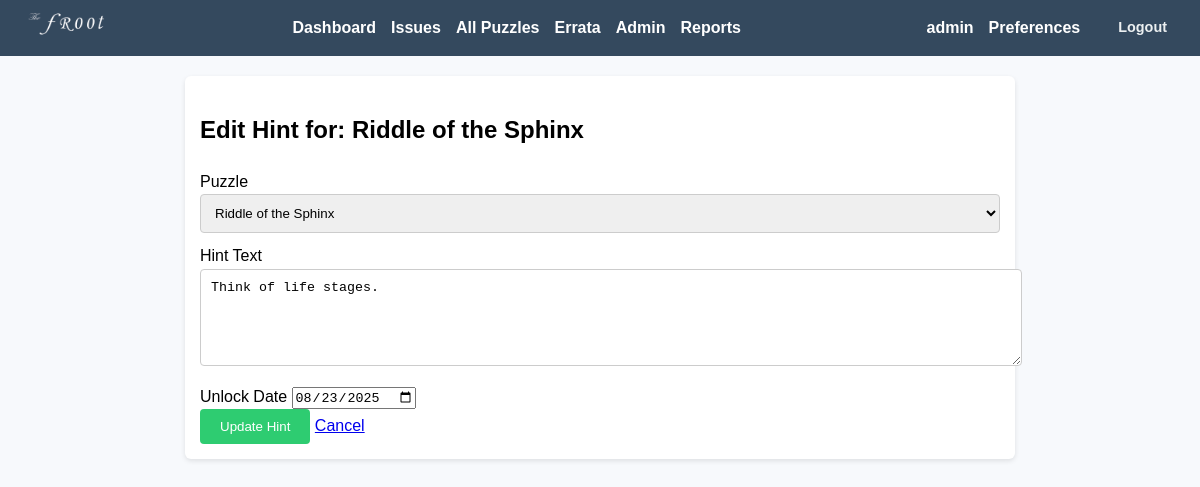
Screenshot of /admin/edit_hint/1 (signed in) with the database file from the repository.
### app/models.py (models this page shows, shortened)
class User(UserMixin, db.Model):
    id = db.Column(db.Integer, primary_key=True)
    username = db.Column(db.String(150), unique=True, nullable=False)
    email = db.Column(db.String(150), unique=True, nullable=False)
    display_name = db.Column(db.String(150), nullable=True)
    password_hash = db.Column(db.String(200), nullable=False)
    is_admin = db.Column(db.Boolean, default=False)
    email_notifications = db.Column(db.Boolean, default=True)
    notify_new_issues = db.Column(db.Boolean, default=True)
    notify_new_hints = db.Column(db.Boolean, default=True)
    submissions = db.relationship('Submission', backref='user', lazy=True)

class Puzzle(db.Model):
    id = db.Column(db.Integer, primary_key=True)
    title = db.Column(db.String(200), nullable=False)
    description = db.Column(db.Text, nullable=False)
    answer_hash = db.Column(db.String(200), nullable=False)
    correct_response = db.Column(db.Text, nullable=True)
    incorrect_response = db.Column(db.Text, nullable=True)
    created_at = db.Column(db.DateTime, default=lambda: datetime.now(timezone.utc))
    issue_id = db.Column(db.Integer, db.ForeignKey('issue.id'), nullable=True)
    hints = db.relationship('Hint', backref='puzzle', lazy=True)
    submissions = db.relationship('Submission', backref='puzzle', lazy=True)
    response_rules = db.relationship('PuzzleAnswerRule', backref='puzzle', lazy=True, cascade='all, delete-orphan')

class Hint(db.Model):
    id = db.Column(db.Integer, primary_key=True)
    puzzle_id = db.Column(db.Integer, db.ForeignKey('puzzle.id'), nullable=False)
    hint_text = db.Column(db.Text, nullable=False)
    unlock_date = db.Column(db.Date, nullable=False)

### app/routes.py (the view, shortened to what this page needs)
@admin_bp.route('/edit_hint/<int:hint_id>', methods=['GET', 'POST'])
@login_required
@admin_required
def edit_hint(hint_id):
    hint = Hint.query.get_or_404(hint_id)
    form = HintForm(obj=hint)
    form.puzzle_id.choices = [(p.id, p.title) for p in Puzzle.query.order_by(Puzzle.id).all()]
    return render_template('admin_edit_hint.html', form=form, hint=hint)

### app/forms.py
class HintForm(FlaskForm):
    puzzle_id = SelectField('Puzzle', coerce=int, validators=[DataRequired()])
    hint_text = TextAreaField('Hint Text', validators=[DataRequired()])
    unlock_date = DateField('Unlock Date', validators=[DataRequired()])
    submit = SubmitField('Add Hint')

### app/admin_utils.py (called while the page is built)
def admin_required(f):
    @wraps(f)
    def decorated_function(*args, **kwargs):
        if not current_user.is_authenticated or not current_user.is_admin:
            abort(403)
        return f(*args, **kwargs)
    return decorated_function

### app/templates/admin_edit_hint.html (shortened to what this page needs)
{% extends "base.html" %}
{% block content %}
<h2>Edit Hint for: {{ hint.puzzle.title }}</h2>
<form method="POST">
    <div>
        {{ form.puzzle_id.label }}
        {{ form.puzzle_id() }}
    </div>
    <div>
        {{ form.hint_text.label }}
        {{ form.hint_text(rows=5) }}
    </div>
    <div>
        {{ form.unlock_date.label }}
        {{ form.unlock_date() }}
    </div>
    <div>
        <input type="submit" value="Update Hint">
        <a href="{{ url_for('admin.hint_list') }}">Cancel</a>
    </div>
</form>
{% endblock %}

### app/templates/base.html (shortened to what this page needs)
<!DOCTYPE html>
<html>
<head>
    <link rel="stylesheet" href="{{ url_for('static', filename='style.css') }}">
</head>
<body>
  <nav>
    <div class="nav-content">
      <div class="nav-logo">
        <img src="{{ url_for('static', filename='img/logo.png') }}" alt="Logo">
      </div>
      <div class="nav-links">
        {% if current_user.is_authenticated %}
            <a href="{{ url_for('puzzle.user_dashboard') }}">Dashboard</a>
            <a href="{{ url_for('puzzle.list_issues') }}">Issues</a>
            <a href="{{ url_for('puzzle.list_puzzles') }}">All Puzzles</a>
            <a href="{{ url_for('puzzle.errata_list') }}">Errata</a>
            {% if current_user.is_admin %}
                <a href="{{ url_for('admin.dashboard') }}">Admin</a>
                <a href="{{ url_for('admin.reports_index') }}">Reports</a>
            {% endif %}
        {% else %}
            <a href="{{ url_for('main.index') }}">Home</a>
            <a href="{{ url_for('puzzle.errata_list') }}">Errata</a>
            <a href="{{ url_for('auth.login') }}">Login</a>
            <a href="{{ url_for('auth.register') }}">Register</a>
        {% endif %}
      </div>
      {% if current_user.is_authenticated %}
        <div class="user-profile">
          <div class="user-info">
            <span class="user-name">{{ current_user.username }}</span>
            <a href="{{ url_for('auth.preferences') }}" class="preferences-link">Preferences</a>
            <a href="{{ url_for('auth.logout') }}" class="logout-link">Logout</a>
          </div>
        </div>
      {% endif %}
    </div>
</nav>
  <div class="container">
        {% block content %}{% endblock %}
    </div>
</body>
</html>

### app/static/style.css (style rules this page uses)
body { font-family: Arial, sans-serif; background-color: #f7f9fc; margin: 0; padding: 0; line-height: 1.6; }
nav { background-color: #34495e; padding: 10px; color: white; }
.nav-content { display: flex; justify-content: space-between; align-items: center; gap: 20px; }
.nav-links { display: flex; align-items: center; }
nav a { color: white; margin-right: 15px; text-decoration: none; font-weight: bold; }
.nav-logo img { height: 28px; width: auto; }
.user-profile { display: flex; align-items: center; }
.user-info { display: flex; align-items: center; gap: 15px; }
.user-name { color: white; font-weight: bold; }
.logout-link { color: #ecf0f1; text-decoration: none; font-size: 0.9em; padding: 4px 8px; border-radius: 4px; transition: background-color 0.3s ease; }
.container { max-width: 800px; margin: 20px auto; padding: 15px; background-color: white; border-radius: 6px; box-shadow: 0 2px 5px rgba(0, 0, 0, 0.1); }
form input[type="text"], form textarea, form input[type="email"], form input[type="password"], form select { width: 100%; padding: 10px; margin-bottom: 10px; border: 1px solid #ccc; border-radius: 4px; }
form input[type="submit"], form button { padding: 10px 20px; background-color: #2ecc71; color: white; border: none; border-radius: 4px; cursor: pointer; }

### rows the page displays
User: username "admin"
Puzzle: puzzle "Riddle of the Sphinx"
Hint: puzzle_id "Riddle of the Sphinx", hint_text "Think of life stages.", unlock_date "08/23/2025"
